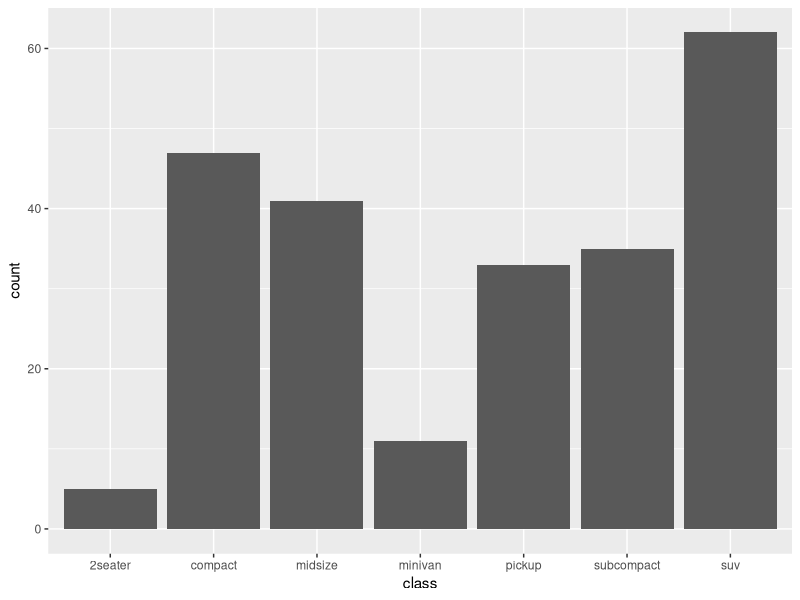
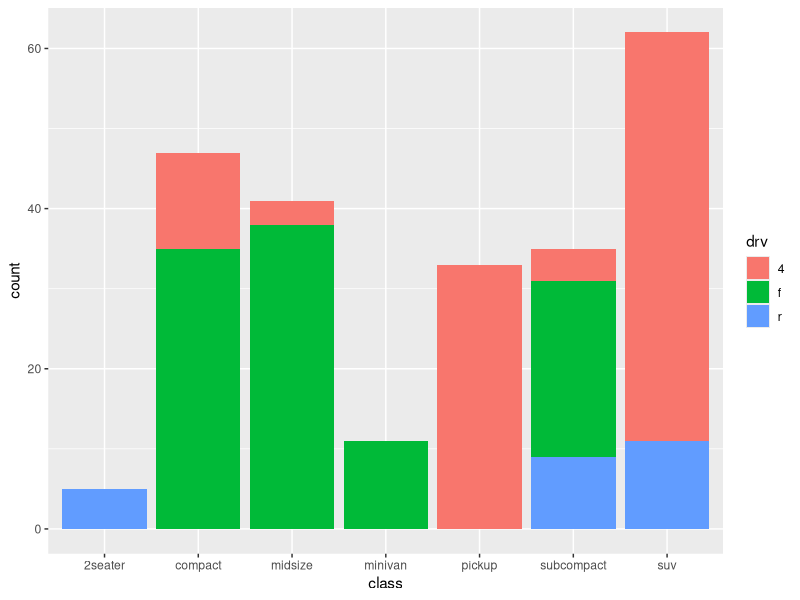
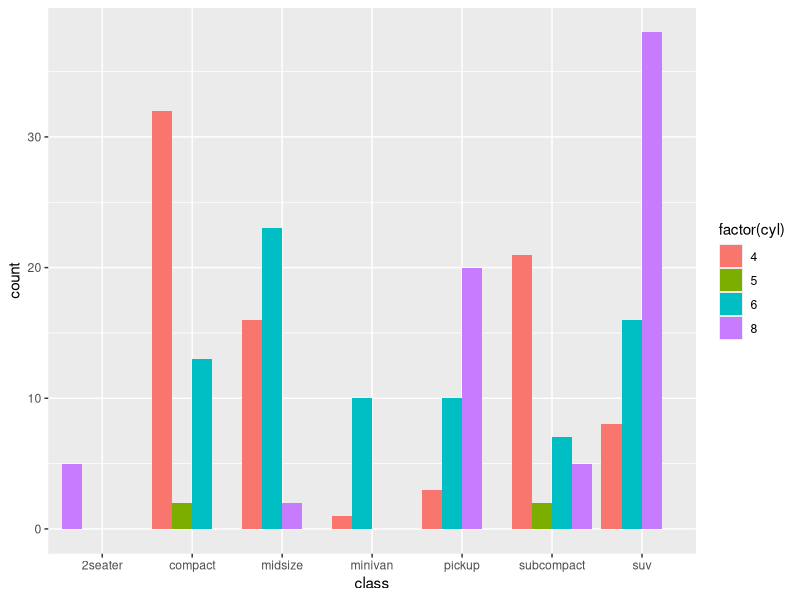
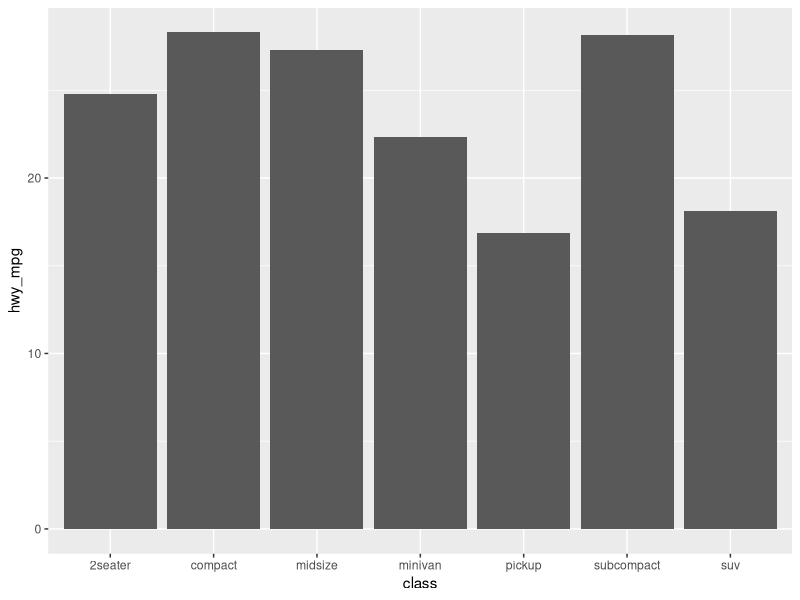
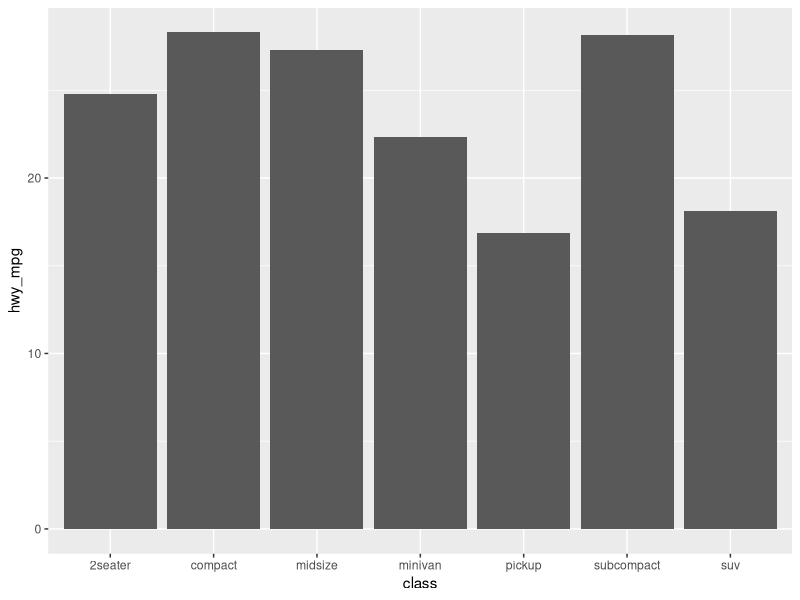
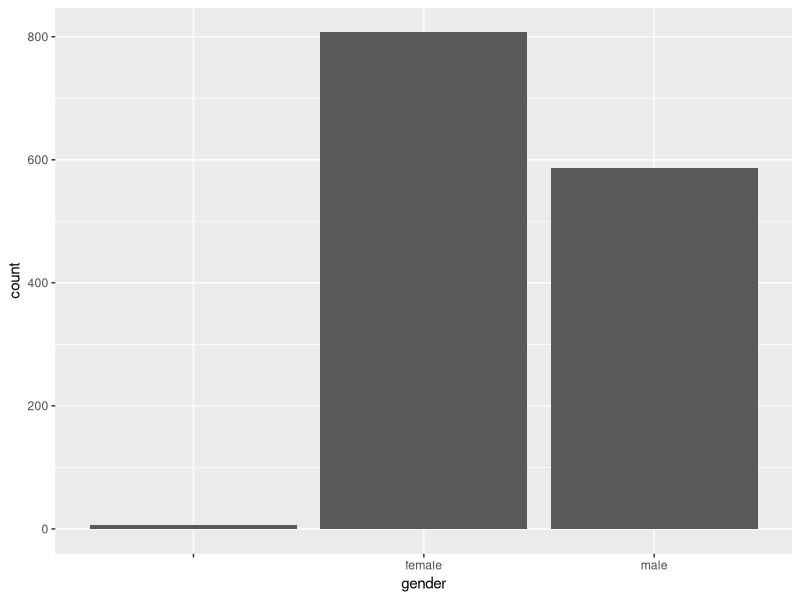
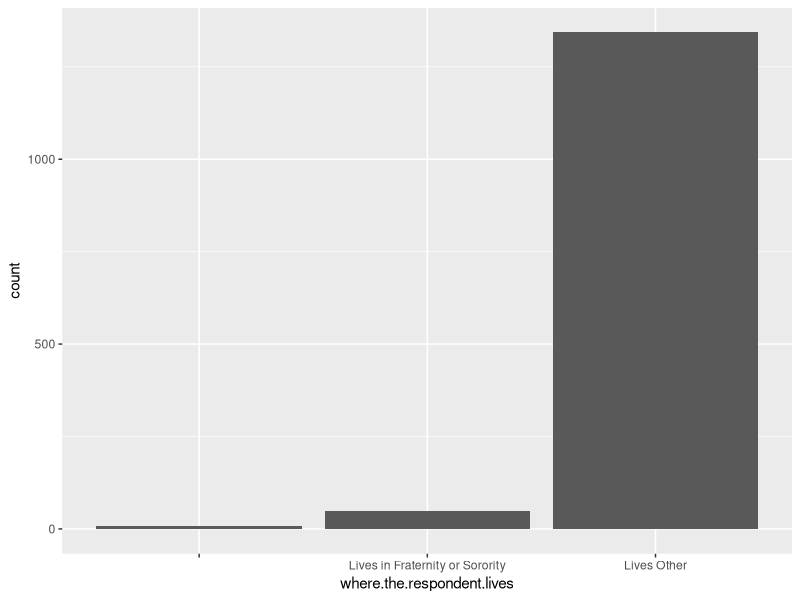
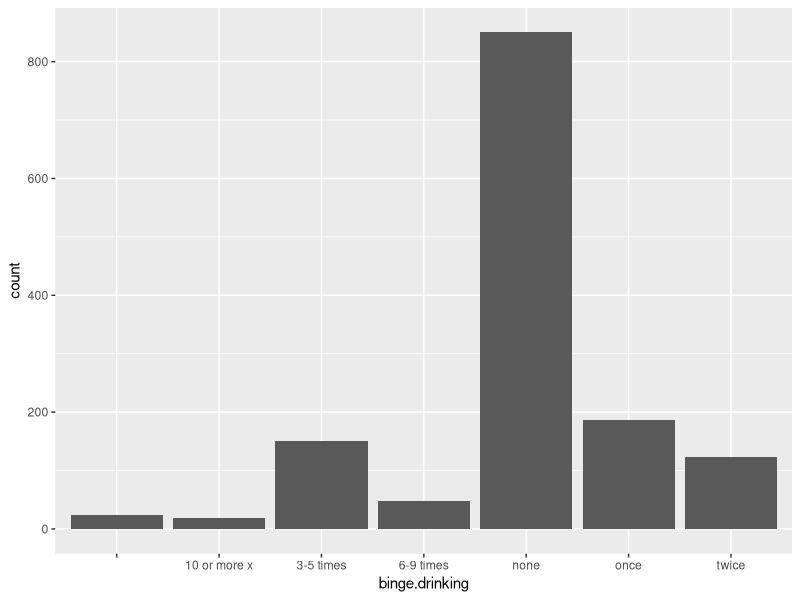

Generate these figures, in order, with R:
##  https://www.r-bloggers.com/detailed-guide-to-the-bar-chart-in-r-with-ggplot/

library(tidyverse)
library(reshape)

ggplot(mpg) +
  geom_bar(aes(x = class))

#telling ggplot to map the data in the drv column to the fill aesthetic.
ggplot(mpg) +
  geom_bar(aes(x = class, fill = drv))

# Note we convert the cyl variable to a factor here in order to fill by cylinder
ggplot(mpg) + 
  geom_bar(aes(x = class, fill = factor(cyl)), position = position_dodge(preserve = 'single'))

# Use dplyr to calculate the average hwy_mpg by class
by_hwy_mpg <- mpg %>% group_by(class) %>% summarise(hwy_mpg = mean(hwy))

#Before, we did not specify a y-axis variable and instead let ggplot automatically 
#populate the y-axis with a count of our data. 
#Now, we’re explicityly telling ggplot to use hwy_mpg (computed just above) 
#as our y-axis variable.
#If you don’t specify stat = 'identity', then under the hood, ggplot is automatically passing 
#a default value of stat = 'count', which graphs the counts by group. 
#A y-variable is not compatible with this, so you get the error message.

ggplot(by_hwy_mpg) + 
  geom_bar(aes(x = class, y = hwy_mpg), stat = 'identity')

# Use dplyr to calculate the average hwy_mpg by class
by_hwy_mpg <- mpg %>% group_by(class) %>% summarise(hwy_mpg = mean(hwy))

#geom_col is the same as geom_bar with stat = 'identity'
ggplot(by_hwy_mpg) + 
  geom_col(aes(x = class, y = hwy_mpg))

####

lab=read.csv("Greek_Residence.csv")

unique(lab$has.a.drinking.problem)
table(lab$has.a.drinking.problem)  #gives you frequency counts for the unique values
summary(lab$has.a.drinking.problem)
unique(lab$has.a.drinking.problem)  #like DISTINCT in sql
table(lab$has.a.drinking.problem)  #gives you frequency counts for the unique values
sd(lab$has.a.drinking.problem, na.rm=TRUE)
mean(lab$has.a.drinking.problem, na.rm=TRUE)
var(lab$has.a.drinking.problem, na.rm=TRUE)
median(lab$has.a.drinking.problem, na.rm=TRUE)

nonGreeksWithScores <- 
  select(filter(lab, where.the.respondent.lives == "Lives Other" & has.a.drinking.problem > 0), c(where.the.respondent.lives, has.a.drinking.problem))

table(nonGreeksWithScores)
summary(nonGreeksWithScores)
unique(nonGreeksWithScores$has.a.drinking.problem)  #like DISTINCT in sql
table(nonGreeksWithScores$has.a.drinking.problem)  #gives you frequency counts for the unique values
sd(nonGreeksWithScores$has.a.drinking.problem, na.rm=TRUE)
mean(nonGreeksWithScores$has.a.drinking.problem, na.rm=TRUE)
var(nonGreeksWithScores$has.a.drinking.problem, na.rm=TRUE)
median(nonGreeksWithScores$has.a.drinking.problem, na.rm=TRUE)


GreeksWithScores <- 
  select(filter(lab, where.the.respondent.lives == "Lives in Fraternity or Sorority" & has.a.drinking.problem != ""), c(where.the.respondent.lives, has.a.drinking.problem))

table(GreeksWithScores)
summary(GreeksWithScores)
unique(GreeksWithScores$has.a.drinking.problem)  #like DISTINCT in sql
table(GreeksWithScores$has.a.drinking.problem)  #gives you frequency counts for the unique values
sd(GreeksWithScores$has.a.drinking.problem, na.rm=TRUE)
mean(GreeksWithScores$has.a.drinking.problem, na.rm=TRUE)
var(GreeksWithScores$has.a.drinking.problem, na.rm=TRUE)
median(GreeksWithScores$has.a.drinking.problem, na.rm=TRUE)



##### PUTTING THE VARIOUS OUTPUTS INTO GROUPS
########################################
unique(lab$has.a.drinking.problem)   #like DISTINCT in sql
unique(nonGreeksWithScores$has.a.drinking.problem)  #like DISTINCT in sql
unique(GreeksWithScores$has.a.drinking.problem)  #like DISTINCT in sql

lab %>% distinct(lab$where.the.respondent.lives, lab$has.a.drinking.problem, .keep_all = TRUE)

#######################################
table(lab$has.a.drinking.problem)  #gives you frequency counts for the unique values
table(nonGreeksWithScores$has.a.drinking.problem)  #gives you frequency counts for the unique values
table(GreeksWithScores$has.a.drinking.problem)  #gives you frequency counts for the unique values
##
lab %>% distinct(where.the.respondent.lives, has.a.drinking.problem, .keep_all = TRUE)
##
nonGreeksWithScores %>% distinct(where.the.respondent.lives, has.a.drinking.problem, .keep_all = TRUE)
##
GreeksWithScores %>% distinct(where.the.respondent.lives, has.a.drinking.problem, .keep_all = TRUE)
##


ggplot(lab) +
  geom_bar(aes(x = gender))

ggplot(lab) +
  geom_bar(aes(x = where.the.respondent.lives))

ggplot(lab) +
  geom_bar(aes(x = binge.drinking))

ggplot(lab) +
  geom_bar(aes(x = has.a.drinking.problem))

ggplot(lab) +
  geom_bar(aes(x = has.a.drinking.problem), color='black', fill='salmon')

########### THE ONES TO USE #############
#telling ggplot to map the data in the binge column to the fill aesthetic (where someone lives)

####STACKED

ggplot(lab) +
  geom_bar(aes(x = binge.drinking, fill=where.the.respondent.lives))

###SIDE_BY_SIDE
ggplot(lab) + 
  geom_bar(aes(x=binge.drinking, fill=where.the.respondent.lives), position=position_dodge(preserve = 'single'))




GreekLiving <- lab[(lab$where.the.respondent.lives != "Lives Other" &
                    lab$where.the.respondent.lives != "" & 
                    !is.na(lab$where.the.respondent.lives)), ]


NOT.GreekLiving <- lab[(lab$where.the.respondent.lives == "Lives Other" &
                      lab$where.the.respondent.lives != "" & 
                      !is.na(lab$where.the.respondent.lives)), ] 

ggplot(GreekLiving) + 
  geom_bar(aes(x=binge.drinking), position=position_dodge(preserve = 'single'))


ggplot(NOT.GreekLiving) + 
  geom_bar(aes(x=binge.drinking), position=position_dodge(preserve = 'single'))


lab.crosstab.greek.binges = table(GreekLiving$where.the.respondent.lives, GreekLiving$binge.drinking)

lab.crosstab.NOTgreek.binges = table(NOT.GreekLiving$where.the.respondent.lives, NOT.GreekLiving$binge.drinking)


#The dimension for this table are
# 1 = greek house residency (Y/N)
# 2 = drinking binges
lab.crosstab.greek.binges

lab.crosstab.NOTgreek.binges



margin.table(lab.crosstab.greek.binges, 1)

#ask for totals by dimension2, whichis binges
#Should add up to 1400 since nothing is being exluded
margin.table(lab.crosstab.greek.binges, 2)

#Compute the PROPORTION(percentage) for every cell in the lab.crosstab.greek.binges
#In this case, the percentages in all the cells in the entire table will be rounded to 2 decimal places
#and if you add up all the values in all the cells, you'll get 100%
greekBinging = as.data.frame.matrix(round(prop.table(lab.crosstab.greek.binges), 2))

# ask for totals by dimension 1, which is greek house residency;  
#Should add up to 1400 since nothing is being exluded
margin.table(lab.crosstab.NOTgreek.binges, 1)

#ask for totals by dimension2, whichis binges
#Should add up to 1400 since nothing is being exluded
margin.table(lab.crosstab.NOTgreek.binges, 2)

#Compute the PROPORTION(percentage) for every cell in the lab.crosstab.greek.binges
#In this case, the percentages in all the cells in the entire table will be rounded to 2 decimal places
#and if you add up all the values in all the cells, you'll get 100%
round(prop.table(lab.crosstab.NOTgreek.binges), 2)

greekNOTBinging = as.data.frame.matrix(round(prop.table(lab.crosstab.NOTgreek.binges), 2))

greekBinging
greekNOTBinging

data <- as.matrix(data.frame(
          D = c(20.83, 63.21),  # NONE greek, nogreek
          E = c(20.83, 13.25),  # ONCE greek, nogreek
          G = c(25, 8.4), #TWICE greek, nogreek
          B = c(27.08, 10.37),  #3-5 TIMES greek, nogreek
          C = c(4.17, 3.48), #6-9 TIMES greek, nogreek
          A = c(2.08, 1.29) #10+ TIMES greek, nogreek
))          
          
          

namesArg <- c("None", "Once", "Twice", "3-5", "6-9", "10 or More")

#convert all decimal proportions to percentages:

#data <- data * 100





# X and Y axis limits: http://howtoinr.weebly.com/customize-axis.html
# Dressing up barplot: https://stats.idre.ucla.edu/r/faq/how-can-i-add-features-or-dimensions-to-my-bar-plot/
# Colors; http://www.sthda.com/english/wiki/colors-in-r
# Tick marks and lines across plots: https://stackoverflow.com/questions/3785089/change-the-spacing-of-tick-marks-on-the-axis-of-a-plot
#   Installed package RColorBrewer
library(RColorBrewer)

par(mar=c(6,4,4,4))

mypalette<-RColorBrewer::brewer.pal(7,"Pastel2")


bp <- 
  barplot(
    data,
    #col = mypalette,
    axes = TRUE,
    main = "Percent Drinking Binges for Greek and Non-Greek Living",
    sub = "Sample counts: 48 Greek-Housed and 1321 Non-Greek-Housed Students who answered binge question",
    ylab = "Percentage of Binging Students within each Living Group",
    xlab = "Number of Drinking Binges Over Last Two Weeks",
    names.arg = namesArg,
    ylim = c( 0 , 100 ),
    legend = c("Greek Living", "No Greek Living"),
    col = c("lightcyan1", "lavenderblush"),
    beside = TRUE
  )

text(
    x=bp, 
    y = data+0.4, 
    label=paste(round(data, 1), '%', sep=""),
    cex=1, 
    pos = 3)

axis(side=2, tck=20, at=c(seq(from=0, to=100, by=20)))





# 
# 
# XLabels <- c("10+", "6-9", "3-5", "Once", "Twice", "None")
# Greeks <- c(0.02,	0.27,	0.04,	0.2,	0.2,	0.24)
# NonGreeks <- c(0.01,	0.1,	0.03,	0.62,	0.13,	0.08)
# graphable <- data.frame(XLabels, Greeks, NonGreeks)
# 
# 
# barplot(as.matrix(graphable))
# 
# prop.table(table(graphable$Greek, graphable$NonGreeks), 1)
# 
# values <-  c(906, 264, 689, 739, 938)
# 
# barplot(values)
# 
# r111 <- c("10+", 0.02, 0.01)
# graphable <- data.frame(r111)
# 
# ggplot(graphable) + 
#   geom_bar(aes(x=XLabels, fill=NonGreeks, position=position_dodge(preserve = 'single')))




# X <- rbind(X, Y[3,])
# #selet 
# y<-c(A=5, B=4.25, C=4.5)
# 
# #Test that the items in the row match the vector you wanted
# x[1,]==y
# 








# 
# 
# 
# grp.by.binge <- lab %>% group_by(binge.drinking) %>% summarise(age_groups = mean(age.in.years))
# 
# ggplot(grp.by.binge) + 
#   geom_bar(aes(x = binge.drinking, y = age_groups), stat = 'identity')
# 
# 
# # grp_by_both <- lab %>% group_by(binge.drinking, where.the.respondent.lives ) %>% 
# #   summarise(
# #     n = n()  ,
# #     percent = round(n/sum(n)*100, 2))
# 
# grp_by_binge_lives <- group_by(lab, binge.drinking, where.the.respondent.lives )
# counts_by_lives <- summarize(grp_by_binge_lives, number_binges = n())
# 
# counts_by_lives <- counts_by_lives[-c(1, 2, 3, 6, 11, 14), ]
# 
# ggplot(counts_by_lives) + 
#   geom_bar(aes(x=binge.drinking, y=number_binges), stat = 'identity')
# 
# 
# 
# 
# 
# ggplot(counts_by_lives) + 
#   geom_bar(aes(x = binge.drinking), position = position_dodge(preserve = 'single'))
# 
# mm2<- melt(counts_by_lives, where.the.respondent.lives='group')
# 
# ggplot(data = mm2, aes(x = binge.drinking, y = value, fill = variable)) + 
#   geom_col( )
# 
# #summarized_count_lives <- summarize(counts_by_lives, sum_binges = sum(number_binges))
# 
# ggplot(counts_by_lives) + 
#   geom_bar(aes(x = binge.drinking, y = number_binges), stat = 'identity')
